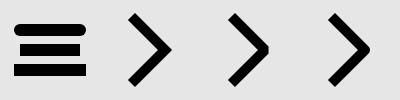
Frame 1 (no input)
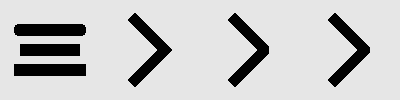
Frame 60 (no input)
Frame 120 (the mouse pressed at the canvas centre since frame 60): identical to frame 60, image omitted

The p5.js sketch that drew these frames (run headless with seeded random() and noise() and a simulated clock; from frame 60 on, the mouse is pressed at the canvas centre):

// p5.js sketch
// ── sketch.js
function setup() {
  createCanvas(400, 100);
  // frameRate(30);
  background(230);
}

//strokeCap(): define los extremos de las líneas:
//SQUARE: cuadrados
//PROJECT: expendidos
//ROUND: redondeados (default)
//strokeJoin(): define las uniones que conectan segmentos de líneas:
//MITER (default)
//BEVEL
//ROUND

function draw() {
  strokeWeight(12.0);
  strokeCap(ROUND);
  line(20, 30, 80, 30);
  strokeCap(SQUARE);
  line(20, 50, 80, 50);
  strokeCap(PROJECT); //o último strokeCap vai determinar tbm a aparência das linhas nas shapes abaixo!
  line(20, 70, 80, 70);

  noFill();
  strokeWeight(10.0);
  strokeJoin(MITER);
  beginShape();
  vertex(135, 20);
  vertex(165, 50);
  vertex(135, 80);
  endShape();

  strokeJoin(BEVEL);
  beginShape();
  vertex(235, 20);
  vertex(265, 50);
  vertex(235, 80);
  endShape();

  strokeJoin(ROUND);
  beginShape();
  vertex(335, 20);
  vertex(365, 50);
  vertex(335, 80);
  endShape();
}
